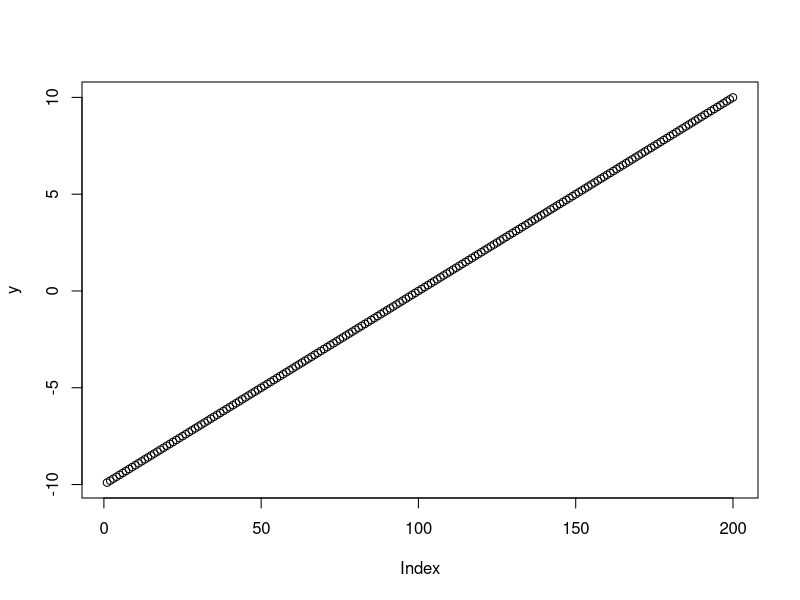

Generate this figure with R:
### Source:Christiaan Heij, Paul de Boer, Philip Hans Franses, Teun Kloek, ###
### Herman K. van Dijk (2004).Econometric Methods with Applications in     ###
### Business and Economics. Oxford University Press                        ###
### https://global.oup.com/booksites/content/0199268010/                   ###
set.seed(44)
n<- 200
x<- 1:200
e<- dnorm(200,0,1)
y<- -10+0.1*x+e
plot(y)
### Problem (a) the censored model ###

### Problem (b) the odds ratio 

### Problem (c) the regression and the odds ratio

### Problem (d) the probit model

### Problem (e) the logit model 

### Problem (f) the logit model and the odds ratio
